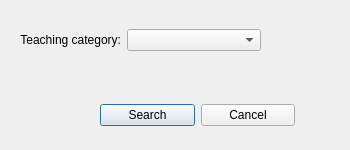
<?xml version="1.0" encoding="UTF-8"?>
<ui version="4.0">
 <class>dialog</class>
 <widget class="QDialog" name="dialog">
  <property name="geometry">
   <rect>
    <x>0</x>
    <y>0</y>
    <width>350</width>
    <height>150</height>
   </rect>
  </property>
  <property name="minimumSize">
   <size>
    <width>350</width>
    <height>150</height>
   </size>
  </property>
  <property name="maximumSize">
   <size>
    <width>350</width>
    <height>150</height>
   </size>
  </property>
  <property name="windowTitle">
   <string>Show teachers</string>
  </property>
  <widget class="QWidget" name="horizontalLayoutWidget">
   <property name="geometry">
    <rect>
     <x>100</x>
     <y>90</y>
     <width>195</width>
     <height>51</height>
    </rect>
   </property>
   <layout class="QHBoxLayout" name="horizontalLayout">
    <item>
     <widget class="QPushButton" name="btn_search">
      <property name="text">
       <string>Search</string>
      </property>
      <property name="shortcut">
       <string>Return</string>
      </property>
     </widget>
    </item>
    <item>
     <widget class="QPushButton" name="btn_cancel">
      <property name="text">
       <string>Cancel</string>
      </property>
      <property name="shortcut">
       <string>Esc</string>
      </property>
     </widget>
    </item>
   </layout>
  </widget>
  <widget class="QWidget" name="gridLayoutWidget">
   <property name="geometry">
    <rect>
     <x>20</x>
     <y>20</y>
     <width>241</width>
     <height>41</height>
    </rect>
   </property>
   <layout class="QGridLayout" name="gridLayout">
    <item row="0" column="1" colspan="2">
     <widget class="QComboBox" name="box_teaching_category"/>
    </item>
    <item row="0" column="0">
     <widget class="QLabel" name="lb_teaching_category">
      <property name="layoutDirection">
       <enum>Qt::LeftToRight</enum>
      </property>
      <property name="text">
       <string>Teaching category:</string>
      </property>
      <property name="alignment">
       <set>Qt::AlignRight|Qt::AlignTrailing|Qt::AlignVCenter</set>
      </property>
     </widget>
    </item>
   </layout>
  </widget>
 </widget>
 <resources/>
 <connections/>
</ui>
